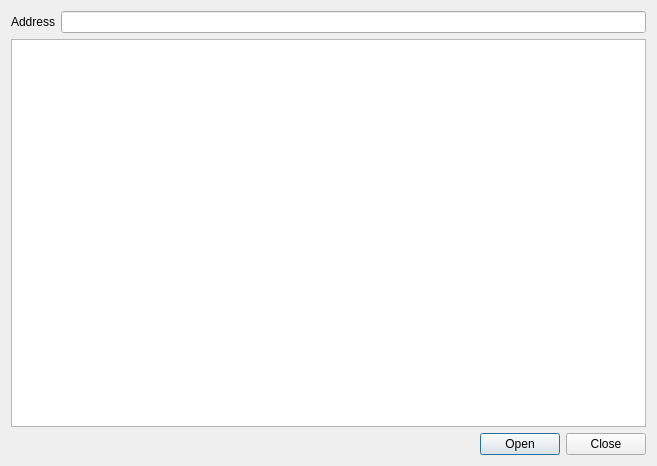
<?xml version="1.0" encoding="UTF-8"?>
<ui version="4.0">
 <class>HistoryDialog</class>
 <widget class="QDialog" name="HistoryDialog">
  <property name="geometry">
   <rect>
    <x>0</x>
    <y>0</y>
    <width>657</width>
    <height>466</height>
   </rect>
  </property>
  <property name="windowTitle">
   <string>History</string>
  </property>
  <layout class="QVBoxLayout" name="verticalLayout_2">
   <item>
    <layout class="QVBoxLayout" name="verticalLayout">
     <item>
      <layout class="QHBoxLayout" name="horizontalLayout">
       <item>
        <widget class="QLabel" name="label">
         <property name="text">
          <string>Address</string>
         </property>
        </widget>
       </item>
       <item>
        <widget class="QLineEdit" name="addressBar"/>
       </item>
      </layout>
     </item>
     <item>
      <widget class="QListWidget" name="historyList"/>
     </item>
     <item>
      <widget class="QDialogButtonBox" name="buttonBox">
       <property name="standardButtons">
        <set>QDialogButtonBox::Close|QDialogButtonBox::Open</set>
       </property>
      </widget>
     </item>
    </layout>
   </item>
  </layout>
 </widget>
 <tabstops>
  <tabstop>addressBar</tabstop>
  <tabstop>historyList</tabstop>
  <tabstop>buttonBox</tabstop>
 </tabstops>
 <resources/>
 <connections/>
</ui>
